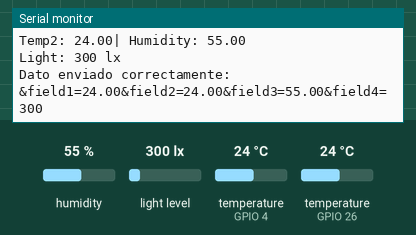
Bench run of a sketch on a simulated ESP32. On the bench: the last lines printed to the serial monitor. The test bench sets the inputs (shaded band); at power-on: humidity 55 %, light level 300 lx, temperature (sensors on GPIO 4, GPIO 26) 24 °C. WiFi joins after 1.5 s; servers stay silent unless stated.

Above: at 2.7 s.
2.8 s: humidity set to 22 %
11.6 s: light level set to 40 lx
At 13.42 s:
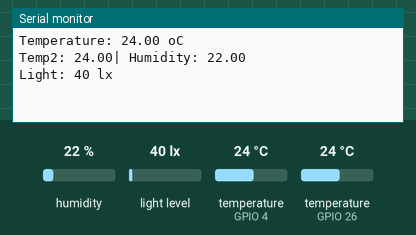
20.4 s: temperature (sensor on GPIO 4) set to 12 °C
At 24.9 s:
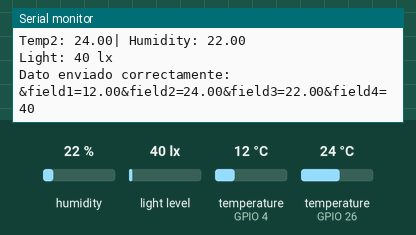
29.2 s: temperature (sensor on GPIO 26) set to 12 °C
At 35.9 s:
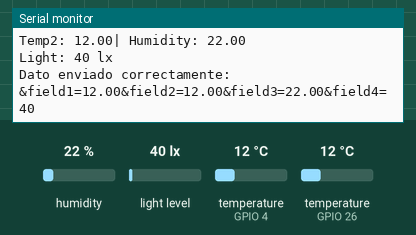
38.0 s: light level set to 500 lx
At 46.7 s:
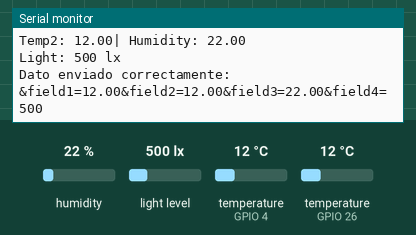
46.8 s: temperature (sensor on GPIO 4) set to 19 °C
Timing chart, 0 to 49.8 s (numbered marks = the images above; inputs shaded):
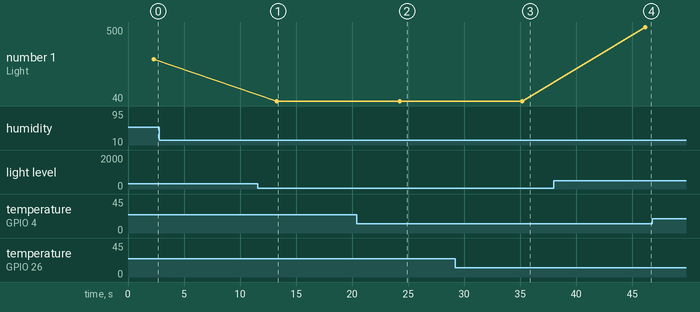

The sketch:

prueba_lectura_sensores_2.ino
```cpp
/* ************************************************* *
 * ------ ORC DATASTREAMING IoT ARDUINO NODE ------- *
 * --------- coded by Jaime Laborda Macari---------- *
 * -------------- ORC2.17 - MAKERSUPV -------------- *
 * ------https://github.com/makers-upv/orc-iot ----- *
 * ************************************************* */

// Include the libraries we need
#include <OneWire.h>
#include <DallasTemperature.h>
#include <Wire.h>
#include <BH1750.h>
#include <DHT.h>
#include <WiFi.h>

//WIFI CREDENTIALS
const char* ssid = "SSID";
const char* password = "PASSWORD";

//THINGSPEAK
const char* thingSpeakAddress = "api.thingspeak.com"; // Your domain
const int httpPort = 80;
String THINGSPEAK_API_KEY = "XXXXXXXXXXXXXXXXX";


// Data wire for the temperature sensor
#define ONE_WIRE_BUS 4
#define DHTPIN 26
#define DHTTYPE DHT22

// Setup a oneWire instance to communicate with any OneWire devices
OneWire oneWire(ONE_WIRE_BUS);

// Pass our oneWire reference to Dallas Temperature.
DallasTemperature DS18B20(&oneWire);
DHT dht(DHTPIN, DHTTYPE);
BH1750 lightMeter;

//VARIABLES
float temp1,
      temp2,
      humidity
      ;

uint16_t lux1;

void setup(void)
{
  // start serial port
  Serial.begin(115200);

  // Start up the library
  DS18B20.begin();
  lightMeter.begin();
  dht.begin();

  // Conectar a la red WiFi
  Serial.print("Conectando a ");
  Serial.println(ssid);

  WiFi.begin(ssid, password);

  while (WiFi.status() != WL_CONNECTED) { //Espera hasta que nos conectemos
    delay(500);
    Serial.print(".");
  }
  Serial.println("");
  Serial.println("WiFi connected");
}

/*
 * Main function, get and show the temperature
 */

void loop (void)
{
  UpdateVariables();

  String tsData = "&field1="+String(temp1)+"&field2="+String(temp2)+"&field3="+String(humidity)+"&field4="+String(lux1);
  updateThingSpeak(tsData);

  delay(10000);
}

void UpdateVariables(void)
{
  DS18B20.requestTemperatures(); // Send the command to get temperatures
  temp1=DS18B20.getTempCByIndex(0);
  Serial.print("Temperature: ");
  Serial.print(temp1);
  Serial.println(" oC");

  //---
  humidity = dht.readHumidity();
  temp2 = dht.readTemperature();

  if (isnan(humidity) || isnan(temp2)) {
    Serial.println("Failed to read from DHT sensor!");
    return;
  }

  Serial.print("Temp2: ");
  Serial.print(temp2);
  Serial.print("| Humidity: ");
  Serial.println(humidity);

  //---

  lux1 = lightMeter.readLightLevel();
  Serial.print("Light: ");
  Serial.print(lux1);
  Serial.println(" lx");

}

void updateThingSpeak(String tsData) {
  WiFiClient client;
  if (client.connect(thingSpeakAddress, 80)) {
    client.print("POST /update HTTP/1.1\n");
    client.print("Host: api.thingspeak.com\n");
    client.print("Connection: close\n");
    client.print("X-THINGSPEAKAPIKEY: " + THINGSPEAK_API_KEY + "\n");
    client.print("Content-Type: application/x-www-form-urlencoded\n");
    client.print("Content-Length: ");
    client.print(tsData.length());
    client.print("\n\n");
    client.print(tsData);

    if (client.connected()) {
      Serial.println("Dato enviado correctamente: "+ tsData);
      Serial.println();
    }
  }
}
```

Measured:
- after the input at 11.6 s, the serial monitor: prints a new line after 1.7 s (image 1)
- after the input at 20.4 s, the serial monitor: prints a new line after 3.8 s (image 2)
- after the input at 29.2 s, the serial monitor: prints a new line after 6.0 s (image 3)
- after the input at 38.0 s, the serial monitor: prints a new line after 8.2 s (image 4)
- plotted number 1: 300 → 40 after the input at 11.6 s, 40 → 500 after the input at 38.0 s
